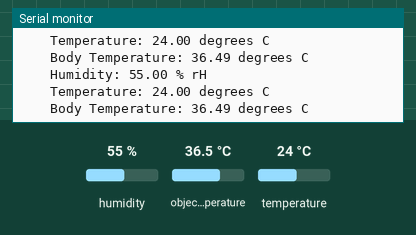
The program below on a simulated ESP32. On the bench: the last lines printed to the serial monitor. The test bench sets the inputs (shaded band); at power-on: humidity 55 %, object temperature 36.5 °C, temperature 24 °C.

Above: at 1.8 s.
1.9 s: humidity set to 22 %
At 2.8 s:
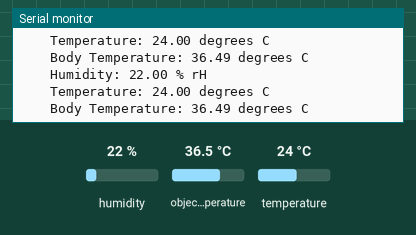
3.4 s: object temperature set to 20 °C
At 4.7 s:
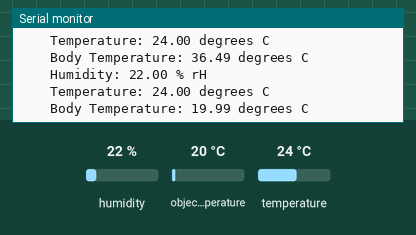
4.9 s: temperature set to 12 °C
At 5.9 s:
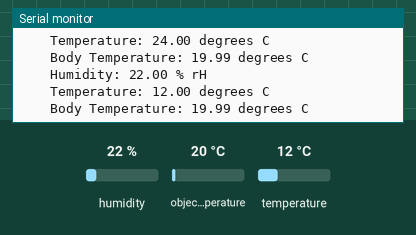

Measured:
- after the input at 1.9 s, the serial monitor: prints a new line after 0.12 s (image 1)
- after the input at 3.4 s, the serial monitor: prints a new line after 0.63 s (image 2)
- after the input at 4.9 s, the serial monitor: prints a new line after 0.14 s (image 3)

The program:

main.cpp
```cpp
#include <Adafruit_AHTX0.h>
#include <Adafruit_MLX90614.h>
Adafruit_AHTX0 aht;

Adafruit_MLX90614 mlx = Adafruit_MLX90614 ();
Adafruit_Sensor *aht_humidity, *aht_temp;


void setup() {
  Serial.begin(115200);
  mlx.begin();
  while (!Serial)
    delay(10); // will pause Zero, Leonardo, etc until serial console opens

  Serial.println("Adafruit AHT10/AHT20 test!");

  if (!aht.begin()) {
    Serial.println("No encontró módulo de AHT10/AHT20");
    while (1) {
      delay(10);
    }
  }

  Serial.println("AHT10/AHT20 enconntrado!");
  aht_temp = aht.getTemperatureSensor();
  // aht_temp->printSensorDetails();

  aht_humidity = aht.getHumiditySensor();
  // aht_humidity->printSensorDetails();

}

void loop() {
  sensors_event_t humidity;
  sensors_event_t temp;
  aht_humidity->getEvent(&humidity);
  aht_temp->getEvent(&temp);

  /* Display the results (humidity is measured in % relative humidity (% rH) */
  Serial.print("\t\tHumidity: ");
  Serial.print(humidity.relative_humidity);
  Serial.println(" % rH");
  Serial.print("\t\tTemperature: ");
  Serial.print(temp.temperature);
  Serial.println(" degrees C");

  Serial.print("\t\tBody Temperature: ");
  Serial.print(mlx.readObjectTempC());
  Serial.println(" degrees C");
  delay(1000);

}
```
